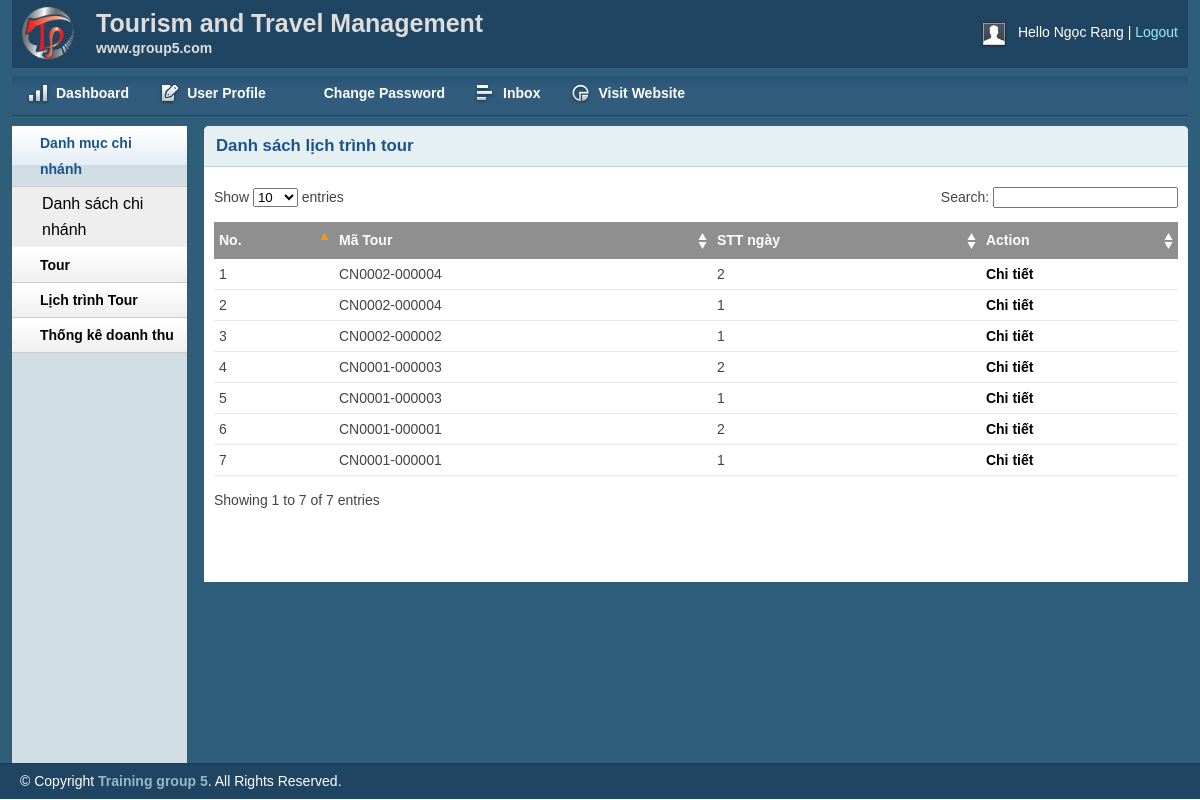
The app's page /admin/hanhdongtourlist.php (signed in) with its own data.
### tables this page shows
CREATE TABLE LichTrinhTour (
  MaTour CHAR(13),
  STTNgay INT
);

### lib/database.php (called while the page is built, shortened)
<?php
Class Database{
   public $host   = DB_HOST;
   public $user   = DB_USER;
   public $pass   = DB_PASS;
   public $dbname = DB_NAME;
   public $link;
private function connectDB(){
   $this->link = new mysqli($this->host, $this->user, $this->pass,
    $this->dbname);
 }
public function select($query){
  $result = $this->link->query($query) or
   die($this->link->error.__LINE__);
  if($result->num_rows > 0){
    return $result;
  } else {
    return false;
  }
 }
}

### classes/hanhdongtour.php (called while the page is built, shortened)
<?php
    include_once '../lib/database.php';
?>
<?php
    class hanhdong
    {
        private $db;
        public function __construct()
        {
            $this->db = new Database();
        }
        public function show_hd()
        {
            $query = "SELECT lichtrinhtour.*
            FROM lichtrinhtour
            order by lichtrinhtour.MaTour desc";
            $result = $this->db->select($query);
            return $result;
        }
    }
?>

### admin/hanhdongtourlist.php (the view, shortened to what this page needs)
<?php include 'inc/header.php';?>
<?php include 'inc/sidebar.php';?>
<?php include '../classes/hanhdongtour.php';?>
<?php
	$pd = new hanhdong();
?>
<div class="grid_10">
    <div class="box round first grid">
        <h2>Danh sách lịch trình tour</h2>
        <div class="block">
            <table class="data display datatable" id="example">
			<thead>
				<tr>
					<th>No.</th>
					<th>Mã Tour</th>
					<th>STT ngày</th>
					<th>Action</th>
				</tr>
			</thead>
			<tbody>
				<?php
				$pdlist = $pd->show_hd();
				if($pdlist){
					$i = 0;
					while($result = $pdlist->fetch_assoc()){
						$i++;
				?>
				<tr class="odd gradeX">
					<td><?php echo $i ?></td>
					<td><?php echo $result['MaTour']?></td>
					<td><?php echo $result['STTNgay']?></td>
					<td><a href="detail.php?productid=<?php echo $result['MaTour'] ?>">Chi tiết</a></td>
				</tr>
				<?php
					}
				}
				?>
			</tbody>
		</table>
       </div>
    </div>
</div>
<?php include 'inc/footer.php';?>

### admin/css/layout.css (style rules this page uses)
body { background: #fff none repeat scroll 0 0; color: #444; font-size: 14px; padding: 0; }
a { color: #000; font-weight:bold; text-decoration: none; }
h1, h2, h3, h4, h5, h6 { line-height:1.2em; margin-bottom:.3em; }
h2 { margin-top:1em; }
.box { background:#fff; margin-bottom:20px; padding:10px 10px 10px 10px; margin-left:-8px; }
.box.grid { padding-bottom:40px; }
.box.round { -moz-border-radius: 5px 5px 0px 0px; -webkit-border-radius: 5px 5px 0px 0px; border-radius: 5px 5px 0px 0px; }
.box h2 { font-size:1.2em; font-weight:bold; color:#1B548D; background:#E6F0F3; margin:-10px -10px 0 -10px; padding:10px 12px; border-bottom:1px solid #B3CBD6; -moz-border-radius: 5px 5px 0px 0px; -webkit-border-radius: 5px 5px 0px 0px; border-radius: 5px 5px 0px 0px; }
.box.first { min-height: 406px; }
.block { padding-top:20px; }
.block { padding-bottom:1px; }
table.display { margin: 0 auto; clear: both; width: 100%; }
.sorting_asc { background: #8f8f8f url(../img/table/sort_asc.png) no-repeat center right; padding:8px 5px; text-align:left; color:#fff; }
.sorting { background:#8f8f8f url(../img/table/sort_both.png) no-repeat center right; padding:8px 5px; text-align:left; color:#fff; }
tr.odd { height: 30px; line-height: 30px; border-bottom:1px solid #e6e6e6; }
tr.even { height: 30px; line-height: 30px; border-bottom:1px solid #e6e6e6; }
tr.odd td, tr.even td { padding-left:5px; }

### records on screen
lichtrinhtour: MaTour "CN0002-000004", STTNgay "2"
lichtrinhtour: MaTour "CN0002-000004", STTNgay "1"
lichtrinhtour: MaTour "CN0002-000002", STTNgay "1"
lichtrinhtour: MaTour "CN0001-000003", STTNgay "2"
lichtrinhtour: MaTour "CN0001-000003", STTNgay "1"
lichtrinhtour: MaTour "CN0001-000001", STTNgay "2"
lichtrinhtour: MaTour "CN0001-000001", STTNgay "1"

### other values on screen
Session::get('adminName') "Ngọc Rạng"
